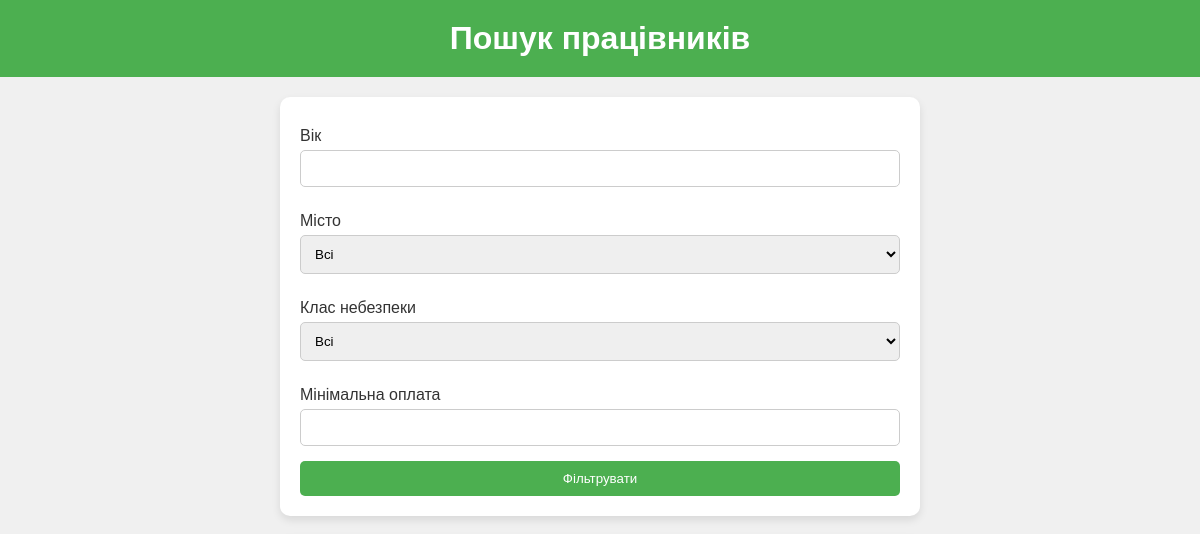
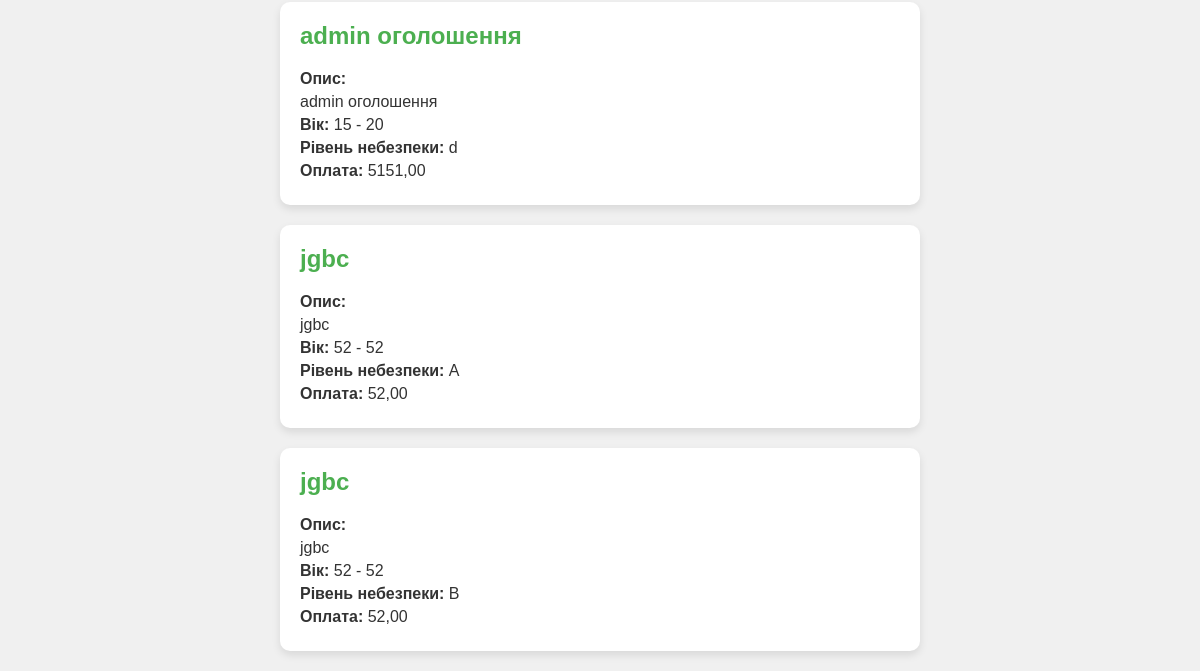
Before: /job_advertisements/ with the older database file (2 pictures, top to bottom).
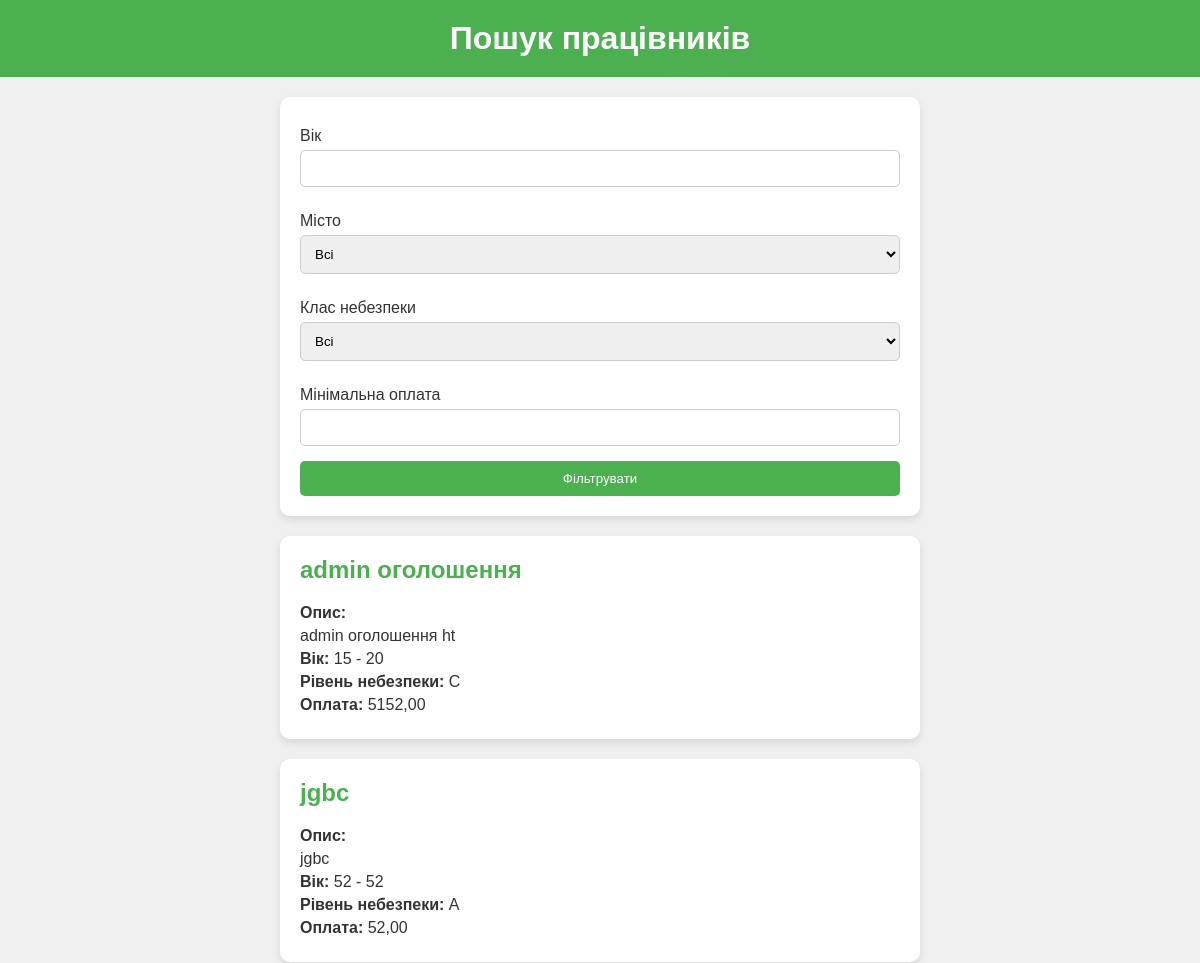
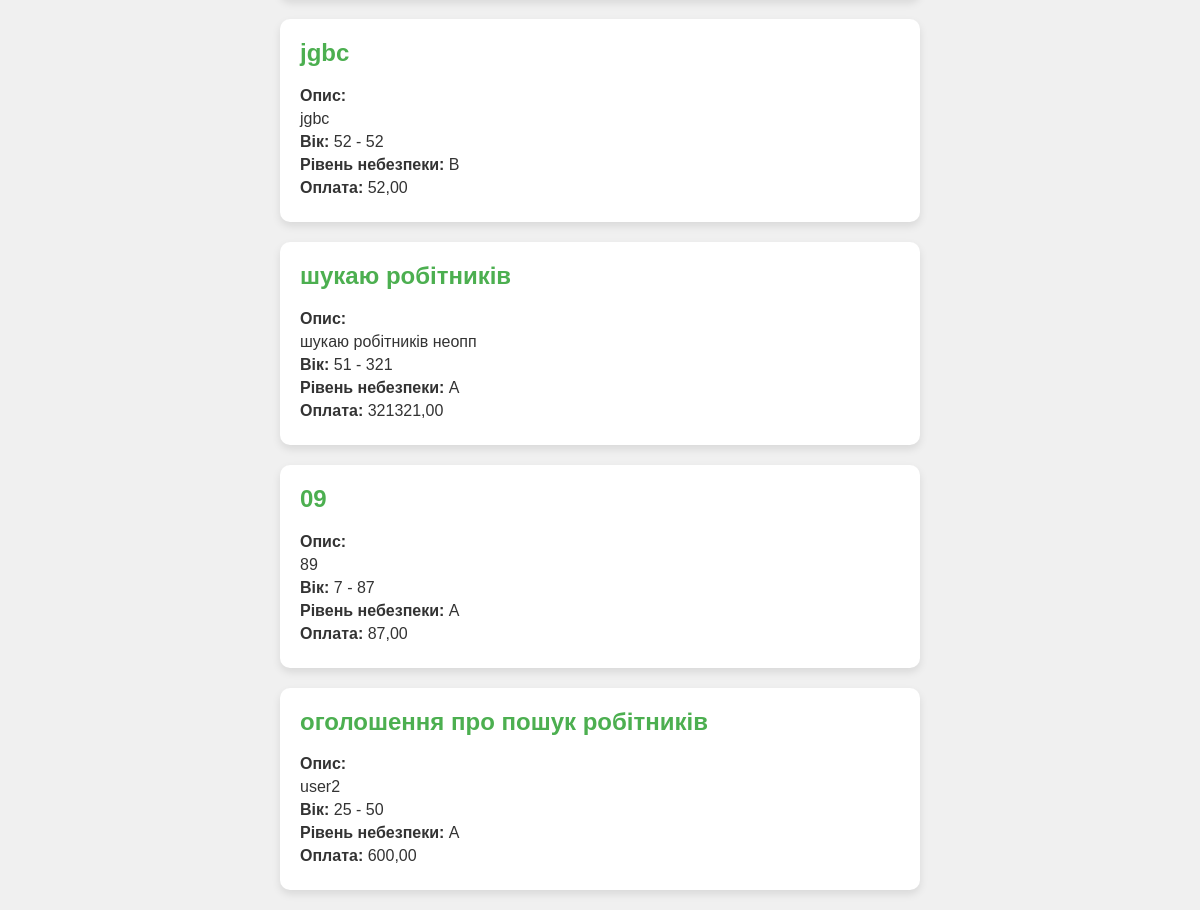
After: the same page with the newer database file (2 pictures, top to bottom).
### numo/models.py (models this page shows, shortened)
class JobAdvertisement(models.Model):
    user = models.ForeignKey(settings.AUTH_USER_MODEL, on_delete=models.CASCADE)
    title = models.CharField(max_length=100)
    description = models.TextField()
    min_age = models.PositiveIntegerField()
    max_age = models.PositiveIntegerField()
    city = models.CharField(max_length=50)
    phone_number = models.CharField(max_length=20)
    payment = models.DecimalField(max_digits=10, decimal_places=2)
    danger = models.CharField(
        max_length=1,
        choices=[
            ('A', 'A'),
            ('B', 'B'),
            ('C', 'C'),
            ('D', 'D')
        ]
    )

### numo/views.py (the view)
# urls.py: path('job_advertisements/', views.job_advertisements_view, name='job_advertisements'),
def job_advertisements_view(request):
    job_advertisements = JobAdvertisement.objects.all()
    if request.method == 'GET':
        form = AdvertisementFilterForm(request.GET,
                                          cities=JobAdvertisement.objects.values_list('city', flat=True).distinct())
        if form.is_valid():
            age = form.cleaned_data.get('age')
            city = form.cleaned_data.get('city')
            danger = form.cleaned_data.get('danger')
            min_payment = form.cleaned_data.get('min_payment')
            if age is not None:
                job_advertisements = job_advertisements.filter(min_age__lte=age, max_age__gte=age)
            if city:
                job_advertisements = job_advertisements.filter(city=city)
            if danger:
                job_advertisements = job_advertisements.filter(danger=danger)
            if min_payment is not None:
                job_advertisements = job_advertisements.filter(payment__gte=min_payment)
    else:
        form = AdvertisementFilterForm(cities=JobAdvertisement.objects.values_list('city', flat=True).distinct())
    return render(request, 'job_advertisements.html', {'form': form, 'job_advertisements': job_advertisements})

### numo/forms.py
class AdvertisementFilterForm(forms.Form):
    age = forms.IntegerField(required=False, label='Вік')
    min_age = forms.IntegerField(required=False, label='Мінімальний вік')
    max_age = forms.IntegerField(required=False, label='Максимальний вік')
    city = forms.ChoiceField(required=False, label='Місто')
    danger = forms.ChoiceField(required=False, choices=[('', 'Всі'), ('A', 'A'), ('B', 'B'), ('C', 'C'), ('D', 'D')], label='Клас небезпеки')
    min_payment = forms.DecimalField(required=False, label='Мінімальна оплата', min_value=0)
    danger_class = forms.ChoiceField(
        required=False,
        choices=[('', 'Всі')] + [(choice, choice) for choice in ['A', 'B', 'C', 'D']],
        label='Клас небезпеки'
    )
    def __init__(self, *args, **kwargs):
        cities = kwargs.pop('cities', [])
        super().__init__(*args, **kwargs)
        self.fields['city'].choices = [('', 'Всі')] + [(city, city) for city in sorted(cities)]

### numo/templates/job_advertisements.html (shortened to what this page needs)
<!DOCTYPE html>
<html lang="en">
<head>
</head>
<body>
    <h1>Пошук працівників</h1>
    <div class="filter-form">
        <form method="get">
            <label for="id_age">Вік</label>
            <input type="number" name="age" id="id_age" value="{{ form.age.value }}">
            <label for="id_city">Місто</label>
            <select name="city" id="id_city">
                {% for value, label in form.city.field.choices %}
                    <option value="{{ value }}" {% if form.city.value == value %}selected{% endif %}>{{ label }}</option>
                {% endfor %}
            </select>
            <label for="id_danger">Клас небезпеки</label>
            <select name="danger" id="id_danger">
                {% for value, label in form.danger.field.choices %}
                    <option value="{{ value }}" {% if form.danger.value == value %}selected{% endif %}>{{ label }}</option>
                {% endfor %}
            </select>
            <label for="id_min_payment">Мінімальна оплата</label>
            <input type="number" step="0.01" name="min_payment" id="id_min_payment" value="{{ form.min_payment.value }}">
            <button type="submit">Фільтрувати</button>
        </form>
    </div>
    <ul>
        {% for advertisement in job_advertisements %}
            <li>
                <a href="{% url 'job_advertisement_detail' advertisement.id %}">
                    <h2>{{ advertisement.title }}</h2>
                </a>
                <p><strong>Опис:</strong></p>
                <p>{{ advertisement.description }}</p>
                <p><strong>Вік:</strong> {{ advertisement.min_age }} - {{ advertisement.max_age }}</p>
                <p><strong>Рівень небезпеки:</strong> {{ advertisement.danger }}</p>
                <p><strong>Оплата:</strong> {{ advertisement.payment }}</p>
            </li>
        {% endfor %}
    </ul>
</body>
</html>

Changed rows visible on the page:
changed JobAdvertisement "admin оголошення": description "admin оголошення" → "admin оголошення ht"; danger "d" → "C"; payment "5151,00" → "5152,00"
added JobAdvertisement: title "шукаю робітників", description "шукаю робітників неопп", min_age "51", max_age "321", danger "A", payment "321321,00"
added JobAdvertisement: title "09", description "89", min_age "7", max_age "87", danger "A", payment "87,00"
added JobAdvertisement: title "оголошення про пошук робітників", description "user2", min_age "25", max_age "50", danger "A", payment "600,00"
